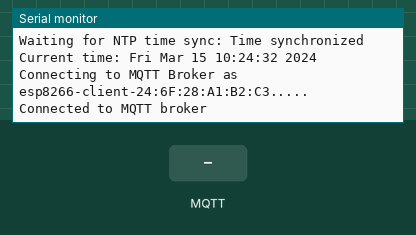
Simulated run of this sketch. Board: ESP8266 (NodeMCU). On the bench: the last lines printed to the serial monitor. The test bench sets the inputs (shaded band). WiFi joins after 1.5 s; servers stay silent unless stated; the local clock reads 2024-03-15 10:24:30 at power-on unless the sketch sets it; no MQTT or app messages arrive unless stated.

Above: at 3.2 s.
3.3 s: MQTT message "1" arrives on the first subscribed topic
At 3.8 s:
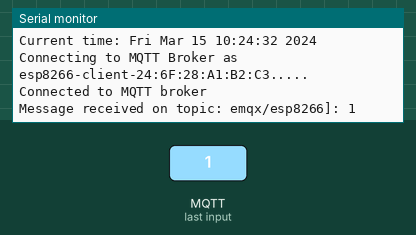
4.8 s: MQTT message "on" arrives on the first subscribed topic
At 6.0 s:
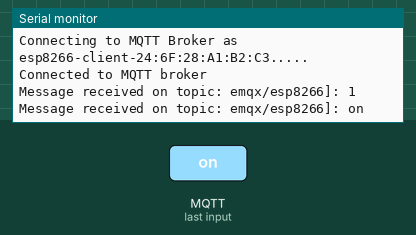
6.3 s: MQTT message "off" arrives on the first subscribed topic
At 7.3 s:
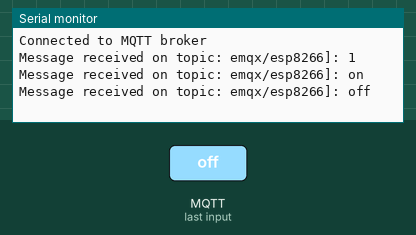

Measured:
- after the input at 3.3 s, the serial monitor: prints a new line at once (image 1)
- after the input at 4.8 s, the serial monitor: prints a new line at once (image 2)
- after the input at 6.3 s, the serial monitor: prints a new line at once (image 3)

The sketch:

EMQX2.ino
```cpp
//https://docs.emqx.com/en/cloud/latest/connect_to_deployments/esp8266.html

#include <ESP8266WiFi.h>
#include <PubSubClient.h>
#include <time.h>

// WiFi credentials
const char *ssid = "WIFI_SSID";             // Replace with your WiFi name
const char *password = "WIFI_PASSWORD";   // Replace with your WiFi password

// MQTT Broker settings
const int mqtt_port = 8883;  // MQTT port (TLS)
const char *mqtt_broker = "broker.emqx.io";  // EMQX broker endpoint
const char *mqtt_topic = "emqx/esp8266";     // MQTT topic
const char *mqtt_username = "changeme";  // MQTT username for authentication
const char *mqtt_password = "changeme";  // MQTT password for authentication

// NTP Server settings
const char *ntp_server = "pool.ntp.org";     // Default NTP server
// const char* ntp_server = "cn.pool.ntp.org"; // Recommended NTP server for users in China
const long gmt_offset_sec = 0;            // GMT offset in seconds (adjust for your time zone)
const int daylight_offset_sec = 0;        // Daylight saving time offset in seconds

// WiFi and MQTT client initialization
BearSSL::WiFiClientSecure espClient;
PubSubClient mqtt_client(espClient);

// SSL certificate for MQTT broker
// Load DigiCert Global Root G2, which is used by EMQX Public Broker: broker.emqx.io
static const char ca_cert[]
PROGMEM = R"EOF(
-----BEGIN CERTIFICATE-----
-----END CERTIFICATE-----
)EOF";

// Load DigiCert Global Root CA ca_cert, which is used by EMQX Serverless Deployment
/*
static const char ca_cert[] PROGMEM = R"EOF(
-----BEGIN CERTIFICATE-----
-----END CERTIFICATE-----
)EOF";
*/

// Function declarations
void connectToWiFi();

void connectToMQTT();

void syncTime();

void mqttCallback(char *topic, byte *payload, unsigned int length);


void setup() {
    Serial.begin(115200);
    connectToWiFi();
    syncTime();  // X.509 validation requires synchronization time
    mqtt_client.setServer(mqtt_broker, mqtt_port);
    mqtt_client.setCallback(mqttCallback);
    connectToMQTT();
}

void connectToWiFi() {
    WiFi.begin(ssid, password);
    while (WiFi.status() != WL_CONNECTED) {
        delay(1000);
        Serial.println("Connecting to WiFi...");
    }
    Serial.println("Connected to WiFi");
}

void syncTime() {
    configTime(gmt_offset_sec, daylight_offset_sec, ntp_server);
    Serial.print("Waiting for NTP time sync: ");
    while (time(nullptr) < 8 * 3600 * 2) {
        delay(1000);
        Serial.print(".");
    }
    Serial.println("Time synchronized");
    struct tm timeinfo;
    if (getLocalTime(&timeinfo)) {
        Serial.print("Current time: ");
        Serial.println(asctime(&timeinfo));
    } else {
        Serial.println("Failed to obtain local time");
    }
}

void connectToMQTT() {
    BearSSL::X509List serverTrustedCA(ca_cert);
    espClient.setTrustAnchors(&serverTrustedCA);
    while (!mqtt_client.connected()) {
        String client_id = "esp8266-client-" + String(WiFi.macAddress());
        Serial.printf("Connecting to MQTT Broker as %s.....\n", client_id.c_str());
        if (mqtt_client.connect(client_id.c_str(), mqtt_username, mqtt_password)) {
            Serial.println("Connected to MQTT broker");
            mqtt_client.subscribe(mqtt_topic);
            // Publish message upon successful connection
            mqtt_client.publish(mqtt_topic, "Hi EMQX I'm ESP8266 ^^");
        } else {
            char err_buf[128];
            espClient.getLastSSLError(err_buf, sizeof(err_buf));
            Serial.print("Failed to connect to MQTT broker, rc=");
            Serial.println(mqtt_client.state());
            Serial.print("SSL error: ");
            Serial.println(err_buf);
            delay(5000);
        }
    }
}

void mqttCallback(char *topic, byte *payload, unsigned int length) {
    Serial.print("Message received on topic: ");
    Serial.print(topic);
    Serial.print("]: ");
    for (int i = 0; i < length; i++) {
        Serial.print((char) payload[i]);
    }
    Serial.println();
}

void loop() {
    if (!mqtt_client.connected()) {
        connectToMQTT();
    }
    mqtt_client.loop();
}
```
